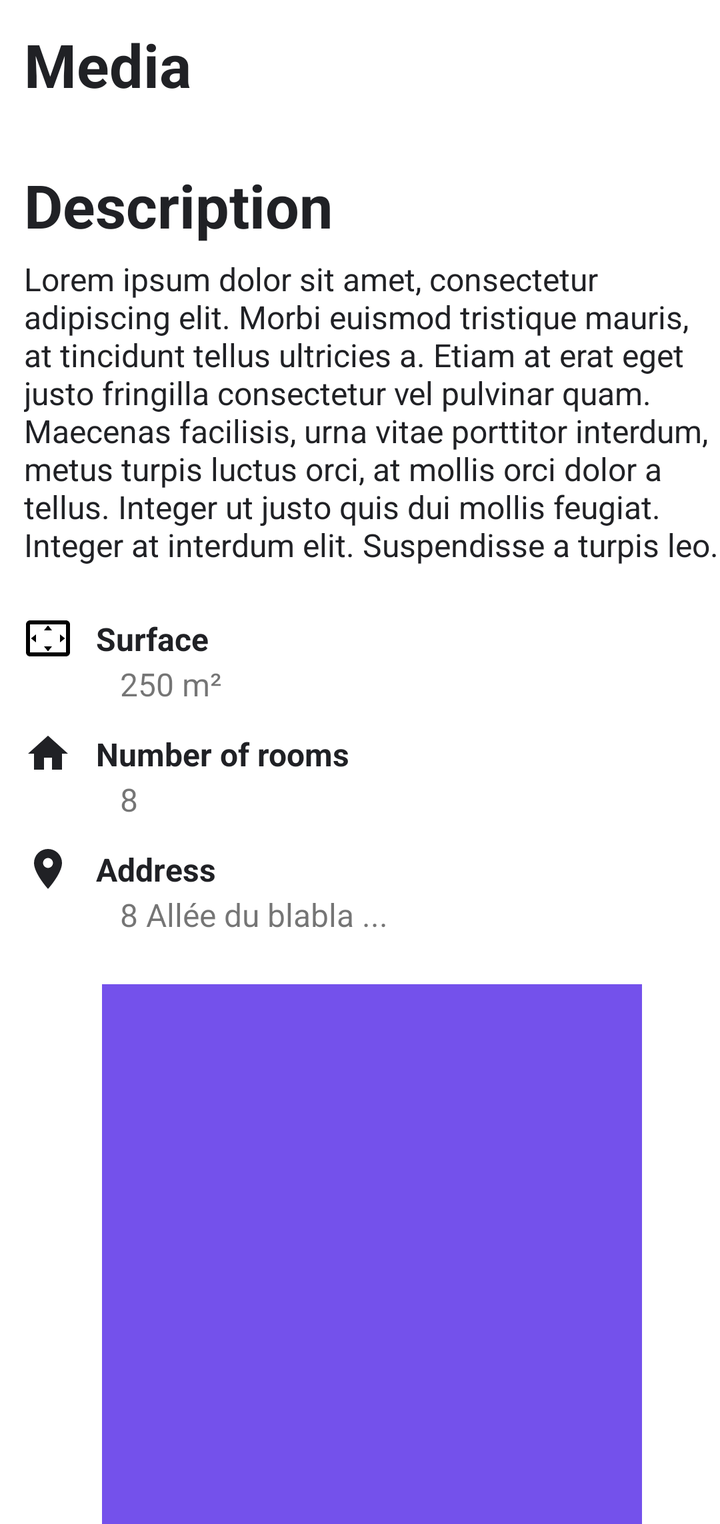
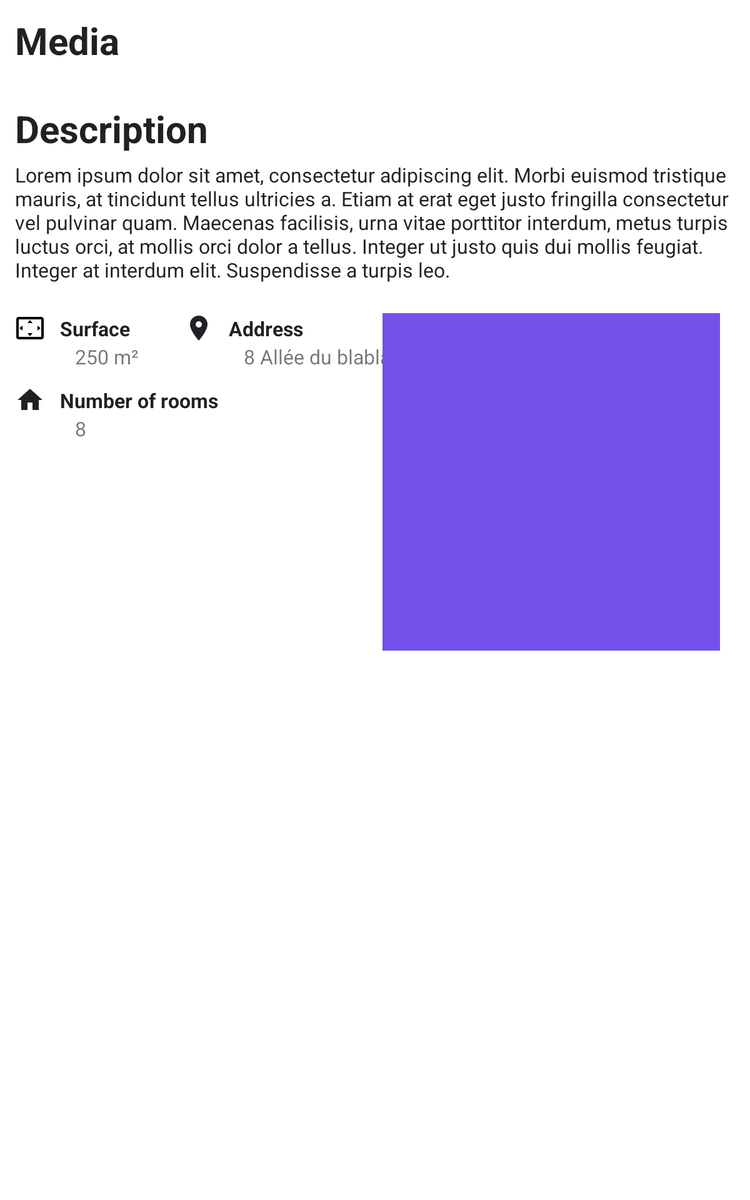

Two renders of one Android screen. The first uses the default layout on a phone; the second uses the alternative layout the repository ships for a different screen configuration, on a matching device. The two XML files are below.
<!-- AndroidManifest.xml: application theme AppTheme -->
<!-- res/layout/fragment_detail.xml -->
<?xml version="1.0" encoding="utf-8"?>
<ScrollView xmlns:android="http://schemas.android.com/apk/res/android"
    xmlns:app="http://schemas.android.com/apk/res-auto"
    xmlns:tools="http://schemas.android.com/tools"
    android:layout_width="match_parent"
    android:layout_height="match_parent">

    <androidx.constraintlayout.widget.ConstraintLayout
        android:layout_height="wrap_content"
        android:layout_width="match_parent"
        android:paddingStart="12dp"
        android:paddingTop="12dp">

        
        <TextView
            android:id="@+id/fragment_detail_media_title"
            android:layout_width="wrap_content"
            android:layout_height="wrap_content"
            app:layout_constraintStart_toStartOf="parent"
            app:layout_constraintTop_toTopOf="parent"
            android:text="Media"
            android:textColor="@color/colorDark"
            android:textSize="30sp"
            android:textStyle="bold"/>

        <androidx.recyclerview.widget.RecyclerView
            android:id="@+id/fragment_detail_recyclerview"
            android:layout_width="match_parent"
            android:layout_height="wrap_content"
            app:layout_constraintStart_toStartOf="parent"
            app:layout_constraintTop_toBottomOf="@+id/fragment_detail_media_title"
            android:layout_marginTop="6dp"
            android:orientation="horizontal"
            app:layoutManager="androidx.recyclerview.widget.LinearLayoutManager"
            android:layout_centerVertical="true"
            tools:listitem="@layout/image_item"/>

        
        <TextView
            android:id="@+id/fragment_detail_description_title"
            android:layout_width="wrap_content"
            android:layout_height="wrap_content"
            app:layout_constraintStart_toStartOf="parent"
            app:layout_constraintTop_toBottomOf="@id/fragment_detail_recyclerview"
            android:layout_marginTop="24dp"
            android:text="Description"
            android:textColor="@color/colorDark"
            android:textSize="30sp"
            android:textStyle="bold"/>

        <TextView
            android:id="@+id/fragment_detail_description_text"
            android:layout_width="match_parent"
            android:layout_height="wrap_content"
            app:layout_constraintStart_toStartOf="parent"
            app:layout_constraintTop_toBottomOf="@id/fragment_detail_description_title"
            android:layout_marginTop="6dp"
            android:text="@string/lorem_ipsum"
            android:textColor="@color/colorDark"
            android:textSize="16sp"/>

        
        <ImageView
            android:id="@+id/fragment_detail_surface_image"
            android:layout_width="wrap_content"
            android:layout_height="wrap_content"
            android:layout_marginTop="24dp"
            app:layout_constraintStart_toStartOf="parent"
            app:layout_constraintTop_toBottomOf="@id/fragment_detail_description_text"
            android:src="@drawable/overscan" />

        <TextView
            android:id="@+id/fragment_detail_surface_title"
            android:layout_width="wrap_content"
            android:layout_height="wrap_content"
            android:layout_margin="12dp"
            android:text="@string/surface"
            android:textStyle="bold"
            android:textSize="16sp"
            android:textColor="@color/colorDark"
            app:layout_constraintBottom_toBottomOf="@id/fragment_detail_surface_image"
            app:layout_constraintStart_toEndOf="@id/fragment_detail_surface_image"
            app:layout_constraintTop_toTopOf="@id/fragment_detail_surface_image" />

        <TextView
            android:id="@+id/fragment_detail_surface_text"
            android:layout_width="wrap_content"
            android:layout_height="wrap_content"
            android:layout_marginStart="24dp"
            app:layout_constraintStart_toEndOf="@id/fragment_detail_surface_image"
            app:layout_constraintTop_toBottomOf="@+id/fragment_detail_surface_image"
            android:text="250 m²"
            android:textSize="16sp"/>

        
        <ImageView
            android:id="@+id/fragment_detail_rooms_image"
            android:layout_width="wrap_content"
            android:layout_height="wrap_content"
            android:layout_marginTop="12dp"
            app:layout_constraintStart_toStartOf="parent"
            app:layout_constraintTop_toBottomOf="@id/fragment_detail_surface_text"
            android:src="@drawable/home" />

        <TextView
            android:id="@+id/fragment_detail_rooms_title"
            android:layout_width="wrap_content"
            android:layout_height="wrap_content"
            android:layout_margin="12dp"
            android:text="@string/number_of_rooms"
            android:textStyle="bold"
            android:textSize="16sp"
            android:textColor="@color/colorDark"
            app:layout_constraintBottom_toBottomOf="@id/fragment_detail_rooms_image"
            app:layout_constraintStart_toEndOf="@id/fragment_detail_rooms_image"
            app:layout_constraintTop_toTopOf="@id/fragment_detail_rooms_image" />

        <TextView
            android:id="@+id/fragment_detail_rooms_text"
            android:layout_width="wrap_content"
            android:layout_height="wrap_content"
            android:layout_marginStart="24dp"
            app:layout_constraintStart_toEndOf="@id/fragment_detail_rooms_image"
            app:layout_constraintTop_toBottomOf="@+id/fragment_detail_rooms_image"
            android:text="8"
            android:textSize="16sp"/>

        
        <ImageView
            android:id="@+id/fragment_detail_address_image"
            android:layout_width="wrap_content"
            android:layout_height="wrap_content"
            android:layout_marginTop="12dp"
            app:layout_constraintStart_toStartOf="parent"
            app:layout_constraintTop_toBottomOf="@id/fragment_detail_rooms_text"
            android:src="@drawable/map_marker" />

        <TextView
            android:id="@+id/fragment_detail_address_title"
            android:layout_width="wrap_content"
            android:layout_height="wrap_content"
            android:layout_margin="12dp"
            android:text="@string/address"
            android:textStyle="bold"
            android:textSize="16sp"
            android:textColor="@color/colorDark"
            app:layout_constraintBottom_toBottomOf="@id/fragment_detail_address_image"
            app:layout_constraintStart_toEndOf="@id/fragment_detail_address_image"
            app:layout_constraintTop_toTopOf="@id/fragment_detail_address_image" />

        <TextView
            android:id="@+id/fragment_detail_address_text"
            android:layout_width="wrap_content"
            android:layout_height="wrap_content"
            android:layout_marginStart="24dp"
            app:layout_constraintStart_toEndOf="@id/fragment_detail_address_image"
            app:layout_constraintTop_toBottomOf="@+id/fragment_detail_address_image"
            android:text="8 Allée du blabla ..."
            android:textSize="16sp"/>
        
        
        <FrameLayout
            android:id="@+id/fragment_detail_map"
            android:background="@color/colorAccent"
            android:layout_width="270dp"
            android:layout_height="270dp"
            android:layout_marginTop="24dp"
            app:layout_constraintStart_toStartOf="parent"
            app:layout_constraintEnd_toEndOf="parent"
            app:layout_constraintTop_toBottomOf="@id/fragment_detail_address_text" />

    </androidx.constraintlayout.widget.ConstraintLayout>

</ScrollView>
<!-- res/layout/image_item.xml (included above) -->
<?xml version="1.0" encoding="utf-8"?>
<LinearLayout xmlns:android="http://schemas.android.com/apk/res/android"
    xmlns:app="http://schemas.android.com/apk/res-auto"
    android:layout_width="wrap_content"
    android:layout_height="wrap_content"
    android:orientation="horizontal">

    <androidx.constraintlayout.widget.ConstraintLayout
        android:layout_width="match_parent"
        android:layout_height="wrap_content"
        android:layout_marginEnd="10dp">

        <ImageView
            android:id="@+id/image_item_image"
            android:layout_width="135dp"
            android:layout_height="135dp"
            android:background="@color/colorAccent"
            app:layout_constraintStart_toStartOf="parent"
            app:layout_constraintTop_toTopOf="parent" />

        <ImageView
            android:id="@+id/image_item_frame"
            android:layout_width="0dp"
            android:layout_height="0dp"
            app:layout_constraintStart_toStartOf="@id/image_item_image"
            app:layout_constraintEnd_toEndOf="@id/image_item_image"
            app:layout_constraintBottom_toBottomOf="@id/image_item_image"
            app:layout_constraintHeight_percent="0.4"
            android:background="@color/transparentBlack"/>

        <TextView
            android:id="@+id/image_item_title"
            android:layout_width="0dp"
            android:layout_height="0dp"
            app:layout_constraintStart_toStartOf="@id/image_item_image"
            app:layout_constraintEnd_toEndOf="@id/image_item_image"
            app:layout_constraintBottom_toBottomOf="@id/image_item_image"
            app:layout_constraintHeight_percent="0.4"
            android:gravity="center"
            android:text="Bedroom"
            android:textSize="18sp"
            android:textColor="@android:color/white"/>

    </androidx.constraintlayout.widget.ConstraintLayout>

</LinearLayout>
<!-- resources referenced by this layout -->
<resources>
  <color name="colorAccent">#7451EB</color>
  <color name="colorDark">#202125</color>
  <color name="transparentBlack">#80000000</color>
  <!-- drawable home (drawable) -->
  <vector xmlns:android="http://schemas.android.com/apk/res/android"
      android:height="24dp"
      android:width="24dp"
      android:viewportWidth="24"
      android:viewportHeight="24">
      <path android:fillColor="#202125" android:pathData="M10,20V14H14V20H19V12H22L12,3L2,12H5V20H10Z" />
  </vector>
  <!-- drawable map_marker (drawable) -->
  <vector xmlns:android="http://schemas.android.com/apk/res/android"
      android:height="24dp"
      android:width="24dp"
      android:viewportWidth="24"
      android:viewportHeight="24">
      <path android:fillColor="#202125" android:pathData="M12,11.5A2.5,2.5 0 0,1 9.5,9A2.5,2.5 0 0,1 12,6.5A2.5,2.5 0 0,1 14.5,9A2.5,2.5 0 0,1 12,11.5M12,2A7,7 0 0,0 5,9C5,14.25 12,22 12,22C12,22 19,14.25 19,9A7,7 0 0,0 12,2Z" />
  </vector>
  <!-- drawable overscan (drawable) -->
  <vector xmlns:android="http://schemas.android.com/apk/res/android"
      android:height="24dp"
      android:width="24dp"
      android:viewportWidth="24"
      android:viewportHeight="24">
      <path android:fillColor="#000" android:pathData="M12 5.5L10 8H14L12 5.5M18 10V14L20.5 12L18 10M6 10L3.5 12L6 14V10M14 16H10L12 18.5L14 16M21 3H3C1.9 3 1 3.9 1 5V19C1 20.1 1.9 21 3 21H21C22.1 21 23 20.1 23 19V5C23 3.9 22.1 3 21 3M21 19H3V5H21V19Z" />
  </vector>
  <string name="address">Address</string>
  <string name="lorem_ipsum">Lorem ipsum dolor sit amet, consectetur adipiscing elit. Morbi euismod tristique mauris,
          at tincidunt tellus ultricies a. Etiam at erat eget justo fringilla consectetur vel pulvinar quam. Maecenas facilisis,
          urna vitae porttitor interdum, metus turpis luctus orci, at mollis orci dolor a tellus. Integer ut justo quis dui mollis
          feugiat. Integer at interdum elit. Suspendisse a turpis leo.
      </string>
  <string name="number_of_rooms">Number of rooms</string>
  <string name="surface">Surface</string>
  <style name="AppTheme" parent="Theme.MaterialComponents.Light.NoActionBar">
          
          <item name="colorPrimary">@color/colorPrimary</item>
          <item name="colorPrimaryDark">@color/colorPrimaryDark</item>
          <item name="colorAccent">@color/colorAccent</item>
  
          <item name="sliderStyle">@style/Widget.App.Slider</item>
  
      </style>
  <color name="colorPrimary">#2E2F33</color>
  <color name="colorPrimaryDark">#202125</color>
  <style name="Widget.App.Slider" parent="Widget.MaterialComponents.Slider">
          <item name="materialThemeOverlay">@style/ThemeOverlay.App.Slider</item>
      </style>
  <style name="ThemeOverlay.App.Slider" parent="">
          <item name="colorPrimary">@color/colorAccent</item>
          <item name="colorOnPrimary">@android:color/white</item>
      </style>
</resources>
<!-- res/layout-sw600dp/fragment_detail.xml (the repository's variant of the layout above) -->
<!-- drawn on a 7-inch tablet held upright -->
<?xml version="1.0" encoding="utf-8"?>
<ScrollView xmlns:android="http://schemas.android.com/apk/res/android"
    xmlns:app="http://schemas.android.com/apk/res-auto"
    xmlns:tools="http://schemas.android.com/tools"
    android:layout_width="match_parent"
    android:layout_height="match_parent">

    <androidx.constraintlayout.widget.ConstraintLayout
        android:layout_height="wrap_content"
        android:layout_width="match_parent"
        android:padding="12dp">

        
        <TextView
            android:id="@+id/fragment_detail_media_title"
            android:layout_width="wrap_content"
            android:layout_height="wrap_content"
            app:layout_constraintStart_toStartOf="parent"
            app:layout_constraintTop_toTopOf="parent"
            android:text="Media"
            android:textColor="@color/colorDark"
            android:textSize="30sp"
            android:textStyle="bold"/>

        <androidx.recyclerview.widget.RecyclerView
            android:id="@+id/fragment_detail_recyclerview"
            android:layout_width="match_parent"
            android:layout_height="wrap_content"
            app:layout_constraintStart_toStartOf="parent"
            app:layout_constraintTop_toBottomOf="@+id/fragment_detail_media_title"
            android:layout_marginTop="6dp"
            android:orientation="horizontal"
            app:layoutManager="androidx.recyclerview.widget.LinearLayoutManager"
            android:layout_centerVertical="true"
            tools:listitem="@layout/image_item"/>

        
        <TextView
            android:id="@+id/fragment_detail_description_title"
            android:layout_width="wrap_content"
            android:layout_height="wrap_content"
            app:layout_constraintStart_toStartOf="parent"
            app:layout_constraintTop_toBottomOf="@id/fragment_detail_recyclerview"
            android:layout_marginTop="24dp"
            android:text="Description"
            android:textColor="@color/colorDark"
            android:textSize="30sp"
            android:textStyle="bold"/>

        <TextView
            android:id="@+id/fragment_detail_description_text"
            android:layout_width="match_parent"
            android:layout_height="wrap_content"
            app:layout_constraintStart_toStartOf="parent"
            app:layout_constraintTop_toBottomOf="@id/fragment_detail_description_title"
            android:layout_marginTop="6dp"
            android:text="@string/lorem_ipsum"
            android:textColor="@color/colorDark"
            android:textSize="16sp"/>

        
        <ImageView
            android:id="@+id/fragment_detail_surface_image"
            android:layout_width="wrap_content"
            android:layout_height="wrap_content"
            android:layout_marginTop="24dp"
            app:layout_constraintStart_toStartOf="parent"
            app:layout_constraintTop_toBottomOf="@id/fragment_detail_description_text"
            android:src="@drawable/overscan" />

        <TextView
            android:id="@+id/fragment_detail_surface_title"
            android:layout_width="wrap_content"
            android:layout_height="wrap_content"
            android:layout_margin="12dp"
            android:text="@string/surface"
            android:textStyle="bold"
            android:textSize="16sp"
            android:textColor="@color/colorDark"
            app:layout_constraintBottom_toBottomOf="@id/fragment_detail_surface_image"
            app:layout_constraintStart_toEndOf="@id/fragment_detail_surface_image"
            app:layout_constraintTop_toTopOf="@id/fragment_detail_surface_image" />

        <TextView
            android:id="@+id/fragment_detail_surface_text"
            android:layout_width="wrap_content"
            android:layout_height="wrap_content"
            android:layout_marginStart="24dp"
            app:layout_constraintStart_toEndOf="@id/fragment_detail_surface_image"
            app:layout_constraintTop_toBottomOf="@+id/fragment_detail_surface_image"
            android:text="250 m²"
            android:textSize="16sp"/>

        
        <ImageView
            android:id="@+id/fragment_detail_rooms_image"
            android:layout_width="wrap_content"
            android:layout_height="wrap_content"
            android:layout_marginTop="12dp"
            app:layout_constraintStart_toStartOf="parent"
            app:layout_constraintTop_toBottomOf="@id/fragment_detail_surface_text"
            android:src="@drawable/home" />

        <TextView
            android:id="@+id/fragment_detail_rooms_title"
            android:layout_width="wrap_content"
            android:layout_height="wrap_content"
            android:layout_margin="12dp"
            android:text="@string/number_of_rooms"
            android:textStyle="bold"
            android:textSize="16sp"
            android:textColor="@color/colorDark"
            app:layout_constraintBottom_toBottomOf="@id/fragment_detail_rooms_image"
            app:layout_constraintStart_toEndOf="@id/fragment_detail_rooms_image"
            app:layout_constraintTop_toTopOf="@id/fragment_detail_rooms_image" />

        <TextView
            android:id="@+id/fragment_detail_rooms_text"
            android:layout_width="wrap_content"
            android:layout_height="wrap_content"
            android:layout_marginStart="24dp"
            app:layout_constraintStart_toEndOf="@id/fragment_detail_rooms_image"
            app:layout_constraintTop_toBottomOf="@+id/fragment_detail_rooms_image"
            android:text="8"
            android:textSize="16sp"/>

        
        <ImageView
            android:id="@+id/fragment_detail_address_image"
            android:layout_width="wrap_content"
            android:layout_height="wrap_content"
            android:layout_marginTop="24dp"
            app:layout_constraintStart_toStartOf="parent"
            app:layout_constraintEnd_toStartOf="@id/fragment_detail_map"
            app:layout_constraintTop_toBottomOf="@id/fragment_detail_description_text"
            android:src="@drawable/map_marker" />

        <TextView
            android:id="@+id/fragment_detail_address_title"
            android:layout_width="wrap_content"
            android:layout_height="wrap_content"
            android:layout_margin="12dp"
            android:text="@string/address"
            android:textStyle="bold"
            android:textSize="16sp"
            android:textColor="@color/colorDark"
            app:layout_constraintBottom_toBottomOf="@id/fragment_detail_address_image"
            app:layout_constraintStart_toEndOf="@id/fragment_detail_address_image"
            app:layout_constraintTop_toTopOf="@id/fragment_detail_address_image" />

        <TextView
            android:id="@+id/fragment_detail_address_text"
            android:layout_width="wrap_content"
            android:layout_height="wrap_content"
            android:layout_marginStart="24dp"
            app:layout_constraintStart_toEndOf="@id/fragment_detail_address_image"
            app:layout_constraintTop_toBottomOf="@+id/fragment_detail_address_image"
            android:text="8 Allée du blabla ..."
            android:textSize="16sp"/>

        
        <FrameLayout
            android:id="@+id/fragment_detail_map"
            android:background="@color/colorAccent"
            android:layout_width="270dp"
            android:layout_height="270dp"
            android:layout_marginTop="24dp"
            android:layout_marginEnd="12dp"
            app:layout_constraintEnd_toEndOf="parent"
            app:layout_constraintTop_toBottomOf="@id/fragment_detail_description_text" />

    </androidx.constraintlayout.widget.ConstraintLayout>

</ScrollView>
